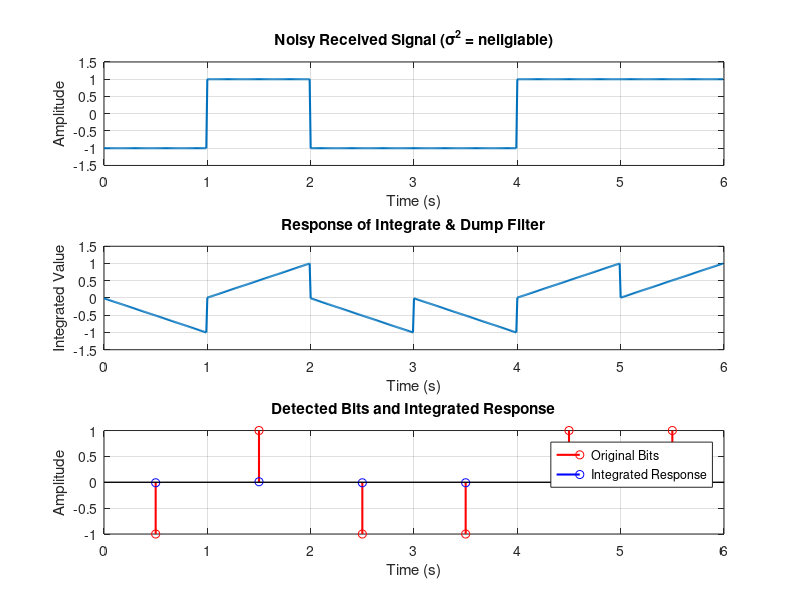

Write the MATLAB code that produced this figure. (Note: this script raises an error after producing the figure.)
% Parameters
T_b = 1; 
V = 1;
data = [0, 1, 0, 0, 1, 1];
polar_nrz = (2 * data - 1) * V; 
N = length(data);
fs = 100; 
dt = 1 / fs;
t = 0:dt:(N * T_b - dt); 


zoh_signal = repelem(polar_nrz, fs); 


sigma2 = 0.0000000002; 
sigma = sqrt(sigma2); 
noisy_signal = zoh_signal + sigma * randn(size(zoh_signal)); % Add noise to signal


integrated_response = zeros(size(noisy_signal)); 
samples_per_bit = fs; 

for i = 1:N
    
    start_sample = (i-1) * samples_per_bit + 1; 
    end_sample = i * samples_per_bit; 
    integrated_response(start_sample:end_sample) = ...
        cumsum(noisy_signal(start_sample:end_sample)) * dt; % Integration with time step
    
    if i < N
        integrated_response(end_sample+1:end) = integrated_response(end_sample+1:end) - integrated_response(end_sample);
    end
end

% Plotting
figure;

% Plot Noisy Signal
subplot(3, 1, 1);
plot(t, noisy_signal, 'LineWidth', 1.5);
title('Noisy Received Signal (\sigma^2 = neligiable)');
xlabel('Time (s)');
ylabel('Amplitude');
grid on;

% Plot Integrated Response
subplot(3, 1, 2);
plot(t, integrated_response, 'LineWidth', 1.5);
title('Response of Integrate & Dump Filter');
xlabel('Time (s)');
ylabel('Integrated Value');
grid on;

% Overlay Detected Bits
subplot(3, 1, 3);
time_detected = (0:N-1) * T_b + T_b/2; % Time vector for bit decisions
stem(time_detected, polar_nrz, 'r', 'LineWidth', 1.5); % Original bits
hold on;
stem(time_detected, integrated_response(1:fs:end), 'b', 'LineWidth', 1.5); % Integrated values
title('Detected Bits and Integrated Response');
xlabel('Time (s)');
ylabel('Amplitude');
legend('Original Bits', 'Integrated Response');
grid on;


% Given parameters
fs = 100 * 1000; % Sampling frequency (100x bit rate of 1000 bps)
B = fs / 2; % Bandwidth (Hz)
V = 1; % Pulse amplitude
sigma2_values = [20, 40, 80, 160]; % Noise power values

% Initialize results
N0_values = sigma2_values / B; % Noise spectral density
snr_values = V^2 ./ sigma2_values; % SNR for each noise power
Pe_values = zeros(size(sigma2_values)); % Bit error probabilities

% Calculate theoretical error probabilities
for i = 1:length(sigma2_values)
    Pe_values(i) = qfunc(sqrt(snr_values(i))); % Q-function for error probability
end

% Display results
disp('Theoretical Error Probabilities:');
disp(table(sigma2_values', N0_values', snr_values', Pe_values', ...
    'VariableNames', {'NoisePower', 'N0', 'SNR', 'Pe'}));


Rb = 1e3; 
fs = 100 * Rb; 
T_sim = 10; 
N = Rb * T_sim; 
oversample_factor = fs / Rb; 
V = 1; 
sigma2_values = [20, 40, 80, 160]; 


binary_data = randi([0, 1], 1, N);


polar_nrz = (2 * binary_data - 1) * V;


zoh_signal = repelem(polar_nrz, oversample_factor);

simulated_ber = zeros(size(sigma2_values));
theoretical_ber = zeros(size(sigma2_values));

% Loop through each noise power value
for idx = 1:length(sigma2_values)
    sigma2 = sigma2_values(idx); % Noise power
    sigma = sqrt(sigma2); % Noise standard deviation
    
    % Add AWGN to the signal
    noisy_signal = zoh_signal + sigma * randn(size(zoh_signal));
    
    % Integrate & Dump (I&D) filter
    int_dump_output = zeros(1, N); % Initialize I&D output
    for bit = 1:N
        start_sample = (bit - 1) * oversample_factor + 1;
        end_sample = bit * oversample_factor;
        int_dump_output(bit) = sum(noisy_signal(start_sample:end_sample));
    end
    
    % Decision-making (Thresholding)
    detected_data = int_dump_output > 0; % Decision threshold at 0
    
    % Calculate BER
    errors = sum(binary_data ~= detected_data); % Count errors
    simulated_ber(idx) = errors / N; % Simulated BER
    
    % Theoretical BER
    snr = V^2 / sigma2; % Signal-to-noise ratio
    theoretical_ber(idx) = qfunc(sqrt(snr)); % Theoretical BER for I&D filter
end

% Display results
disp('Performance of Integrate & Dump Filter:');
disp(table(sigma2_values', simulated_ber', theoretical_ber', ...
    'VariableNames', {'NoisePower', 'SimulatedBER', 'TheoreticalBER'}));

% Plot results
figure;
semilogy(sigma2_values, simulated_ber, 'r-o', 'LineWidth', 1.5); hold on;
semilogy(sigma2_values, theoretical_ber, 'b--s', 'LineWidth', 1.5);
grid on;
xlabel('Noise Power (\sigma^2)');
ylabel('Bit Error Rate (BER)');
title('BER Comparison: Integrate & Dump Filter');
legend('Simulated BER', 'Theoretical BER', 'Location', 'Best');


